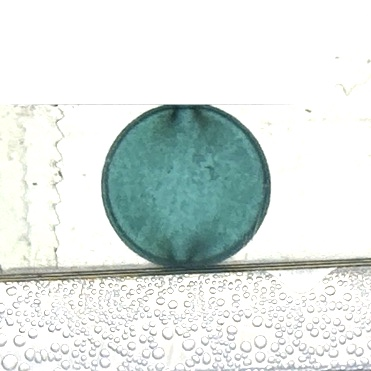
%> input picture DATA/brightness_adjusted/image.jpg, 371 x 371 px
$ octave --eval "result = image_process(imread('DATA/brightness_adjusted/image.jpg'));"   (GNU Octave 9; MATLAB toolbox functions it lacks are replaced by stand-ins)
%> lines starting %> are read from the running program, lines starting %| are printed output that depends on the picture
function post_img = image_process(image)
    % Process the images captured in Askari's Lab
    %% image_process, Junyi Lin, Jun8 2023, Version 2.

    % Convert image to HSV color space
    hsvImage = rgb2hsv(image);
%> hsvImage: size 371x371x3 double; mean H, S, V 0.172, 0.0701, 0.893

    % Decrease saturation
    hsvImage(:, :, 2) = hsvImage(:, :, 2) * 1.3; % Decrease saturation factor (e.g., 0.5)
%> hsvImage: size 371x371x3 double; mean H, S, V 0.172, 0.0912, 0.893

    % Convert the image back to RGB color space
    processedImage = hsv2rgb(hsvImage);

    % Adjust exposure
    exposedImage = processedImage * 1.2; % Decrease exposure factor (e.g., 0.8)
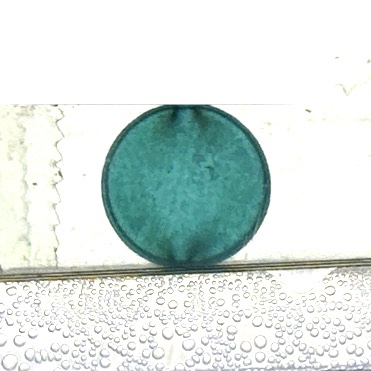
%> exposedImage: size 371x371x3 double; mean R, G, B 1.02, 1.07, 1.06; drawn with min black and max white

    % Invert the image
    invertedImage = imcomplement(exposedImage);
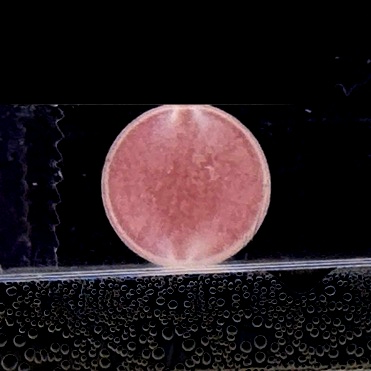
%> invertedImage: size 371x371x3 double; mean R, G, B -0.0188, -0.0708, -0.0566; drawn with min black and max white

    % Save
    post_img = invertedImage;
end
